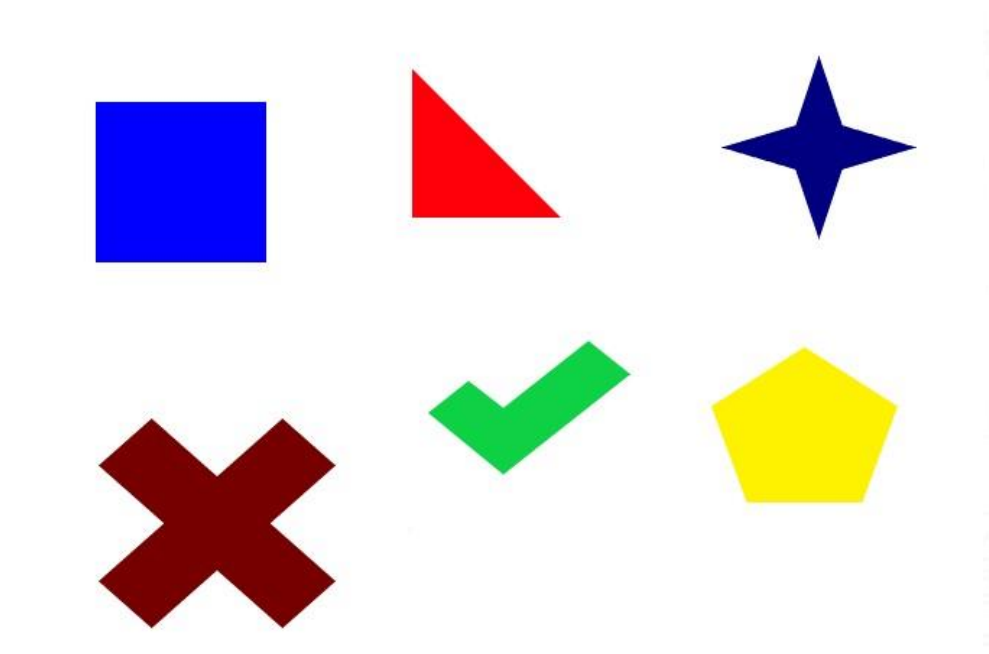
#> input picture images/image.png, 989 x 654 px
$ python 1.py
#> lines starting #> are read from the running program, lines starting #| are printed output that depends on the picture; after the words box and inside, x2 and y2 are one past the last pixel; in counts of white or black regions, pixels touching at a corner belong together
"""
OpenCV色彩分割与边缘提取
功能：
1. 红色色彩分割，二值化输出
2. Canny边缘提取，浅蓝色显示
3. 窗口显示原图、二值图、边缘图
"""

import cv2
import numpy as np
import os

# 获取脚本所在目录
script_dir = os.path.dirname(os.path.abspath(__file__))
image_path = os.path.join(script_dir, '..', '..', 'images', 'image.png')

# 读取原图
image = cv2.imread(image_path)
#> image is the input picture: shape (654, 989, 3); mean B, G, R 225.9, 223.4, 230.1
if image is None:
    print("\033[31m错误：无法读取图片\033[0m")
    exit(1)

# ==================== 1. 色彩分割：红色二值化 ====================
hsv = cv2.cvtColor(image, cv2.COLOR_BGR2HSV)
#> hsv: shape (654, 989, 3); mean H, S, V 19.8, 41.9, 245.5

# 红色在HSV中有两个范围（色环首尾相接）
lower_red1 = np.array([0, 100, 100])
upper_red1 = np.array([10, 255, 255])
lower_red2 = np.array([160, 100, 100])
upper_red2 = np.array([180, 255, 255])

# 创建两个红色掩码并合并
mask_red1 = cv2.inRange(hsv, lower_red1, upper_red1)
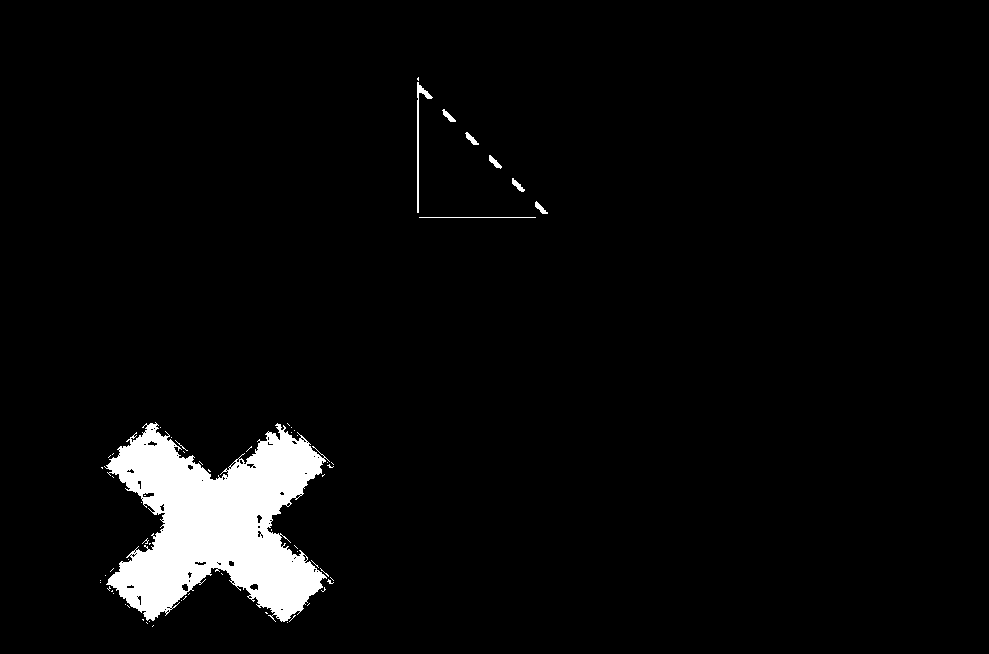
#> mask_red1: shape (654, 989); 4.1% white; 63 white regions (55 under 20 px), largest, box (x1, y1, x2, y2) and area: (104, 422, 330, 622) 25487, (417, 82, 433, 213) 341, (419, 217, 536, 218) 117
mask_red2 = cv2.inRange(hsv, lower_red2, upper_red2)
#> mask_red2: shape (654, 989); 2% white; 114 white regions (74 under 20 px), largest, box (x1, y1, x2, y2) and area: (412, 71, 559, 218) 10335, (101, 564, 123, 601) 162, (280, 538, 300, 556) 103
mask_red = cv2.bitwise_or(mask_red1, mask_red2)
#> mask_red: shape (654, 989); 6.1% white; 19 white regions (17 under 20 px), largest, box (x1, y1, x2, y2) and area: (100, 421, 334, 627) 27994, (412, 71, 559, 218) 11165

# 形态学操作去噪（减少毛刺）
kernel = np.ones((3, 3), np.uint8)
mask_red = cv2.morphologyEx(mask_red, cv2.MORPH_OPEN, kernel)
#> mask_red: shape (654, 989); 5.9% white; 2 white regions, box (x1, y1, x2, y2) and area: (102, 423, 331, 624) 27215, (412, 72, 558, 218) 11161
mask_red = cv2.morphologyEx(mask_red, cv2.MORPH_CLOSE, kernel)
#> mask_red: shape (654, 989); 5.9% white; 2 white regions, box (x1, y1, x2, y2) and area: (102, 423, 331, 624) 27235, (412, 72, 558, 218) 11161

# 二值图：红色为白(255)，其余为黑(0)
binary_img = mask_red.copy()

# ==================== 2. 边缘提取 ====================
# Canny边缘检测
edges = cv2.Canny(binary_img, 50, 150)
#> edges: shape (654, 989); 0.24% white in thin lines or dots, all inside (x1, y1, x2, y2) = (101, 71, 558, 624)

# 创建黑色背景，用浅蓝色绘制边缘
edge_img = np.zeros_like(image)
edge_img[edges == 255] = [255, 255, 0]  # BGR: 浅蓝色 (255,255,0)

# ==================== 3. 窗口显示 ====================
# 调整图像大小为1280x720
display_size = (1280, 720)
image_resized = cv2.resize(image, display_size)
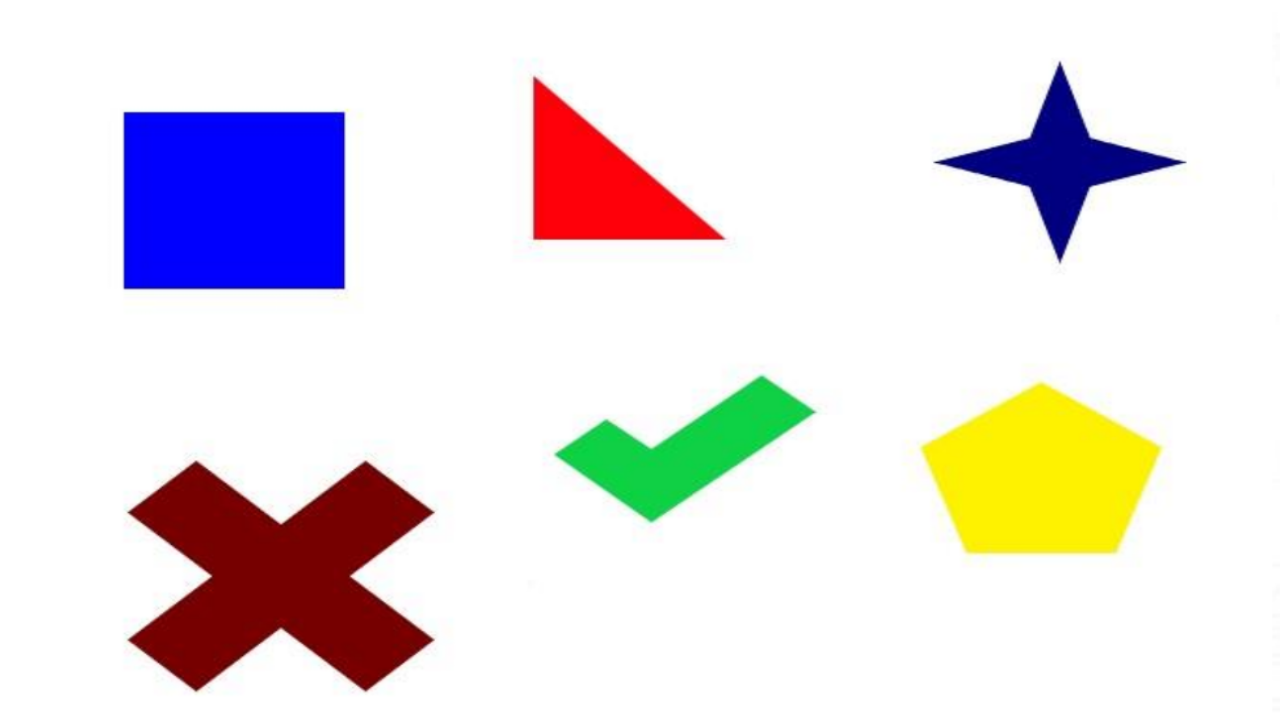
#> image_resized: shape (720, 1280, 3); mean B, G, R 225.9, 223.4, 230
binary_resized = cv2.resize(binary_img, display_size)
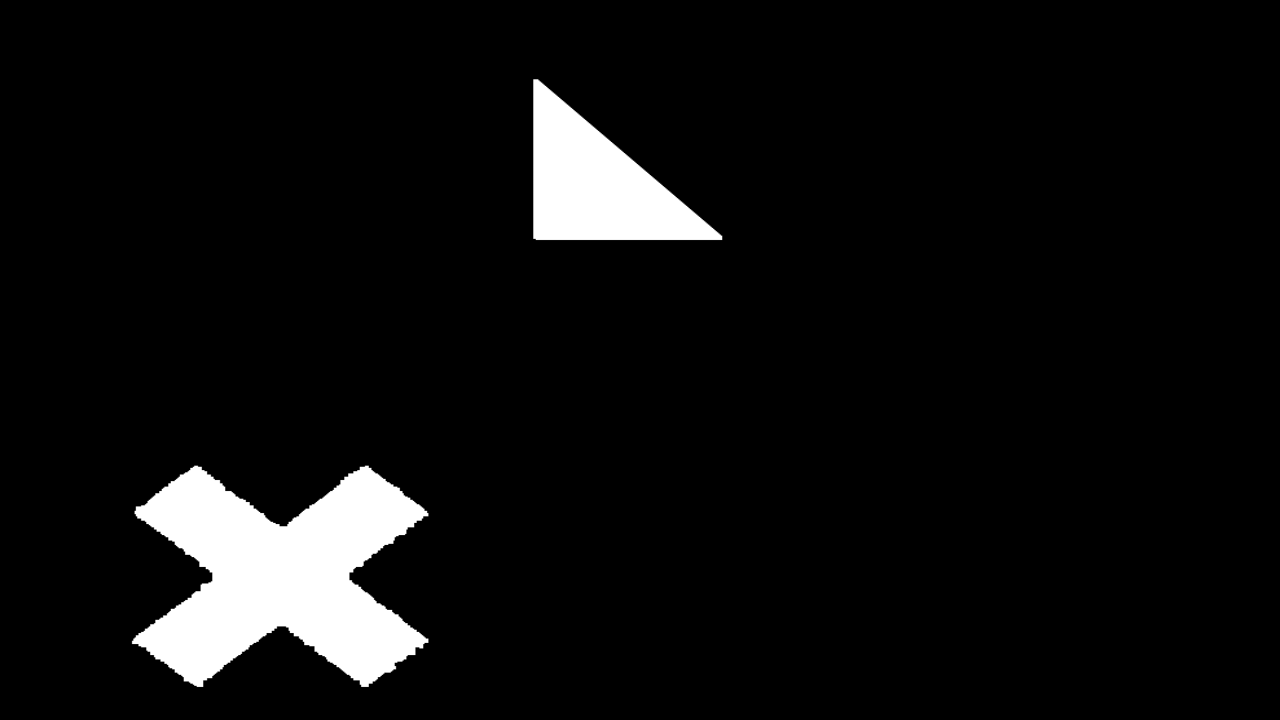
#> binary_resized: shape (720, 1280); min 0, max 255, mean 15.1
edge_resized = cv2.resize(edge_img, display_size)

# 显示窗口
cv2.namedWindow('原图', cv2.WINDOW_NORMAL)
cv2.namedWindow('二值图', cv2.WINDOW_NORMAL)
cv2.namedWindow('边缘图', cv2.WINDOW_NORMAL)

cv2.resizeWindow('原图', 1280, 720)
cv2.resizeWindow('二值图', 1280, 720)
cv2.resizeWindow('边缘图', 1280, 720)

cv2.imshow('原图', image_resized)
cv2.imshow('二值图', binary_resized)
cv2.imshow('边缘图', edge_resized)
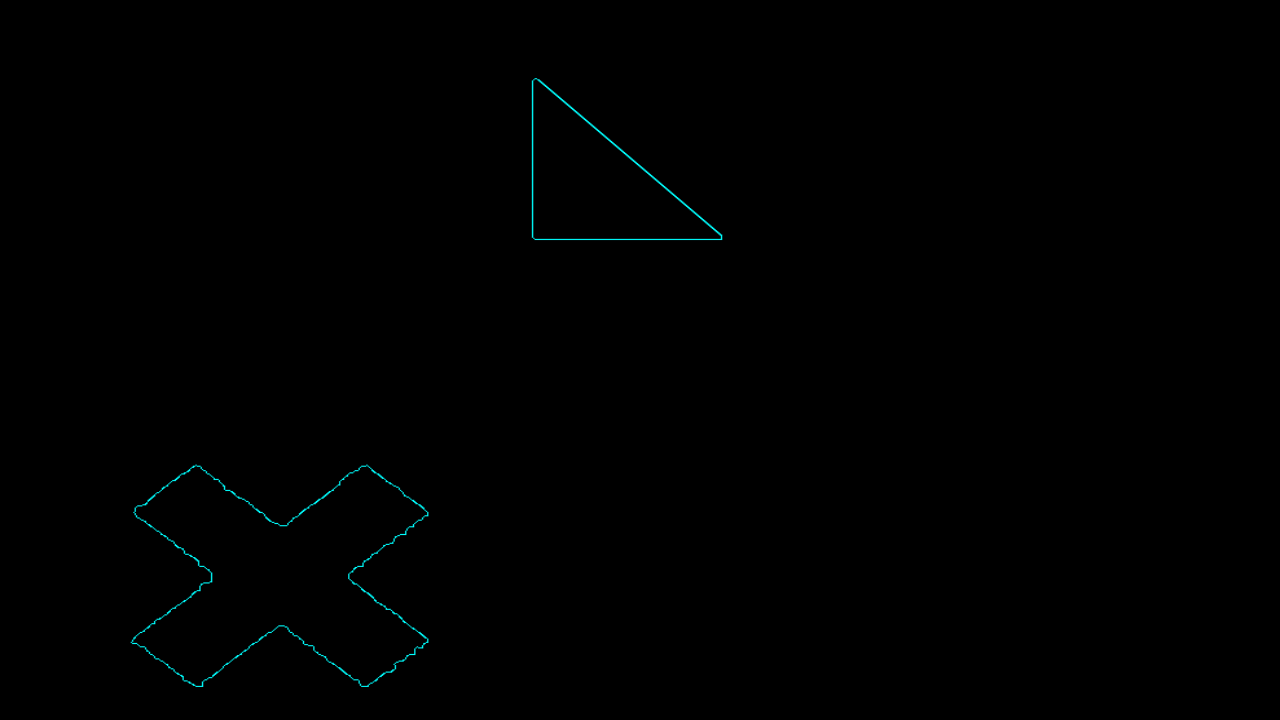
#> window '边缘图': shape (720, 1280, 3); mean B, G, R 0.6, 0.6, 0

# ==================== 4. 保存边缘图像 ====================
output_path = os.path.join(script_dir, 'edge_output.png')
cv2.imwrite(output_path, edge_img)
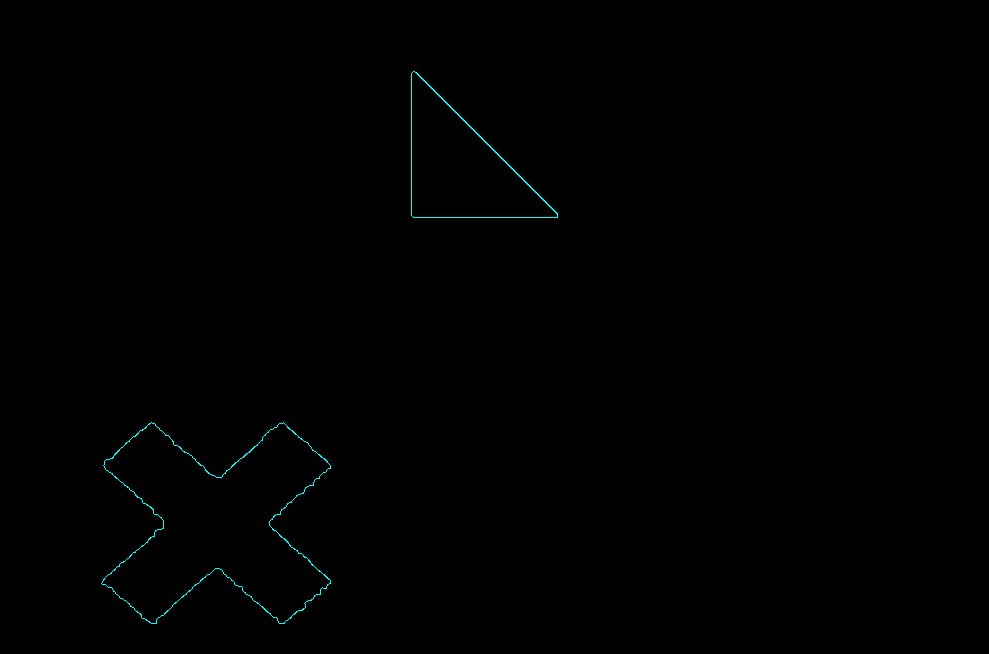
#> saved as edge_output.png: shape (654, 989, 3); mean B, G, R 0.6, 0.6, 0
print(f"\033[32m边缘图像已保存: {output_path}\033[0m")

print("\033[36m按任意键退出...\033[0m")
cv2.waitKey(0)
cv2.destroyAllWindows()
